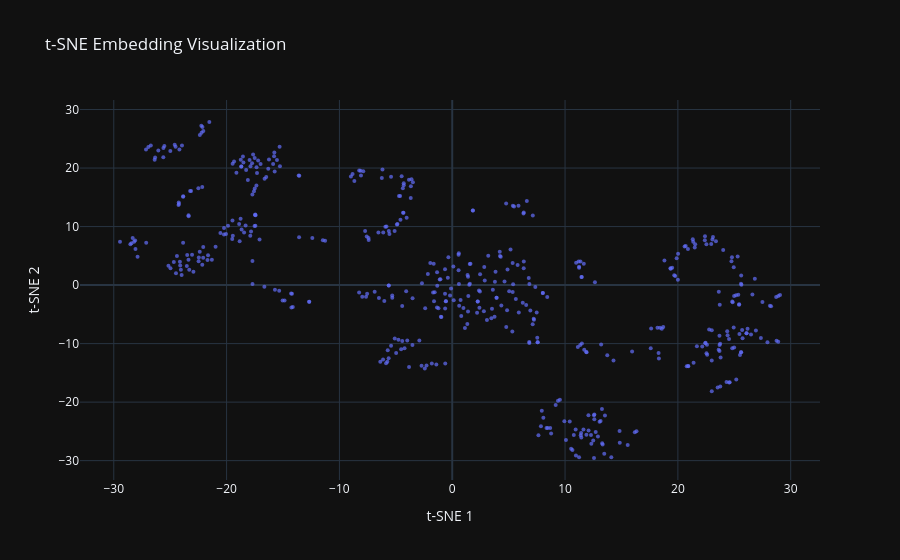
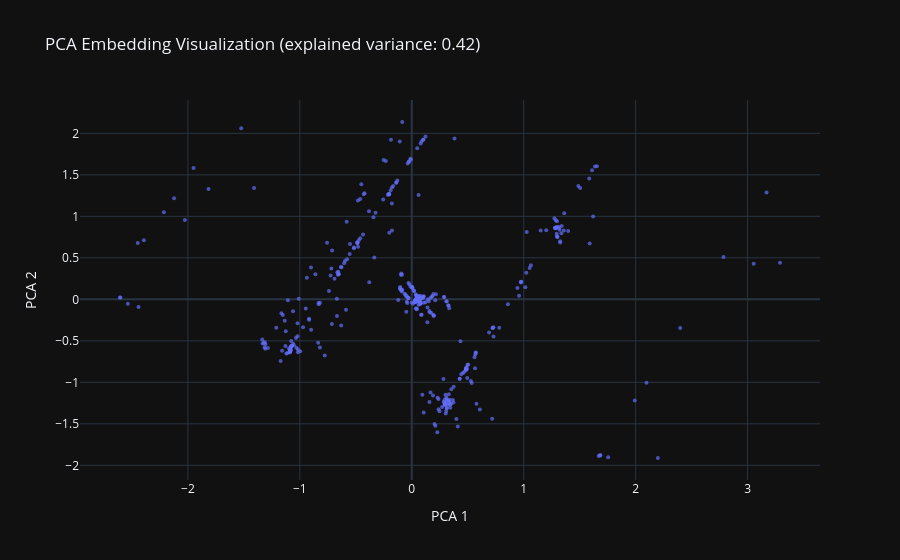

Notebook code for these charts, in order:
### Code cell
quick_embedding_check("./embeddings_output/v0/performance")

### Figure 1 — Plotly figure (JSON) as saved in the notebook; plotly's stock layout.template omitted (floating-point values rounded to 4 significant figures; data arrays with more than 128 entries replaced by an {"elided": "..."} marker saying what was removed)
{"data": [{"customdata": {"elided": "500x1 str values"}, "hovertemplate": "t-SNE 1=%{x}<br>t-SNE 2=%{y}<br>text_preview=%{customdata[0]}<extra></extra>", "legendgroup": "", "marker": {"color": "#636efa", "symbol": "circle", "opacity": 0.7, "size": 4}, "mode": "markers", "name": "", "orientation": "v", "showlegend": false, "x": {"elided": "500 float values"}, "xaxis": "x", "y": {"elided": "500 float values"}, "yaxis": "y", "type": "scatter"}], "layout": {"xaxis": {"anchor": "y", "domain": [0.0, 1.0], "title": {"text": "t-SNE 1"}}, "yaxis": {"anchor": "x", "domain": [0.0, 1.0], "title": {"text": "t-SNE 2"}}, "legend": {"tracegroupgap": 0}, "title": {"text": "t-SNE Embedding Visualization"}}}

### Figure 2 — Plotly figure (JSON) as saved in the notebook; plotly's stock layout.template omitted (floating-point values rounded to 4 significant figures; data arrays with more than 128 entries replaced by an {"elided": "..."} marker saying what was removed)
{"data": [{"customdata": {"elided": "500x1 str values"}, "hovertemplate": "PCA 1=%{x}<br>PCA 2=%{y}<br>text_preview=%{customdata[0]}<extra></extra>", "legendgroup": "", "marker": {"color": "#636efa", "symbol": "circle", "opacity": 0.7, "size": 4}, "mode": "markers", "name": "", "orientation": "v", "showlegend": false, "x": {"elided": "500 float values"}, "xaxis": "x", "y": {"elided": "500 float values"}, "yaxis": "y", "type": "scatter"}], "layout": {"xaxis": {"anchor": "y", "domain": [0.0, 1.0], "title": {"text": "PCA 1"}}, "yaxis": {"anchor": "x", "domain": [0.0, 1.0], "title": {"text": "PCA 2"}}, "legend": {"tracegroupgap": 0}, "title": {"text": "PCA Embedding Visualization (explained variance: 0.42)"}}}
